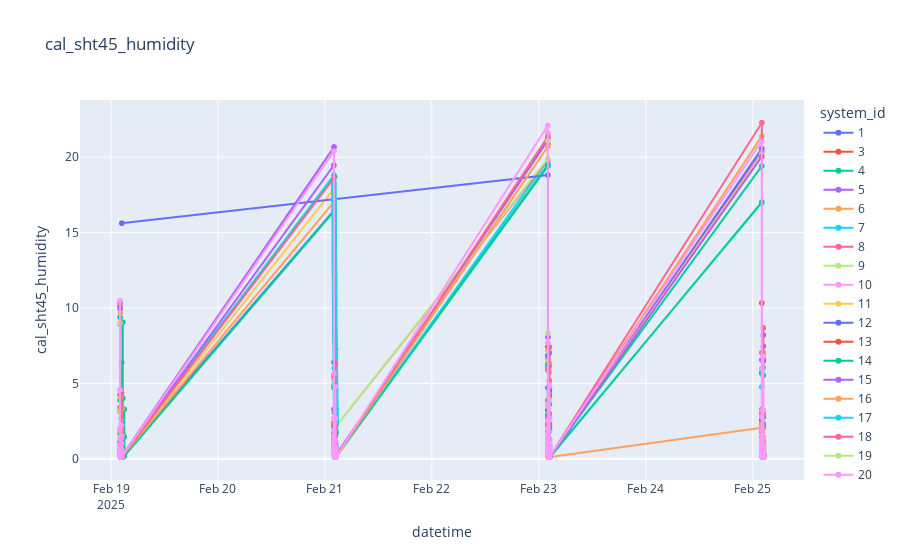

Source (notebook cell):
### Code cell
plot_sensor_measurement(df_cal,ids,col_name="cal_sht45_humidity", cut_above=-0.1, cut_below=100)
